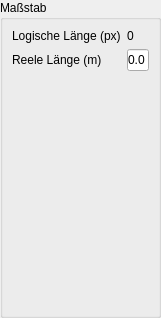
<ui version="4.0" >
 <author></author>
 <comment></comment>
 <exportmacro></exportmacro>
 <class>WidgetToolScale</class>
 <widget class="QWidget" name="WidgetToolScale" >
  <property name="geometry" >
   <rect>
    <x>0</x>
    <y>0</y>
    <width>140</width>
    <height>318</height>
   </rect>
  </property>
  <property name="sizePolicy" >
   <sizepolicy>
    <hsizetype>0</hsizetype>
    <vsizetype>0</vsizetype>
    <horstretch>0</horstretch>
    <verstretch>0</verstretch>
   </sizepolicy>
  </property>
  <property name="windowTitle" >
   <string>Form</string>
  </property>
  <layout class="QGridLayout" >
   <property name="margin" >
    <number>0</number>
   </property>
   <property name="spacing" >
    <number>5</number>
   </property>
   <item row="0" column="0" >
    <widget class="QGroupBox" name="groupBox" >
     <property name="title" >
      <string>Maßstab</string>
     </property>
     <property name="flat" >
      <bool>true</bool>
     </property>
     <layout class="QGridLayout" >
      <property name="margin" >
       <number>9</number>
      </property>
      <property name="spacing" >
       <number>6</number>
      </property>
      <item row="1" column="1" >
       <widget class="QLineEdit" name="real" >
        <property name="inputMask" >
         <string/>
        </property>
        <property name="text" >
         <string>0.0</string>
        </property>
       </widget>
      </item>
      <item row="0" column="1" >
       <widget class="QLabel" name="logical" >
        <property name="text" >
         <string>0</string>
        </property>
       </widget>
      </item>
      <item row="2" column="0" >
       <spacer>
        <property name="orientation" >
         <enum>Qt::Vertical</enum>
        </property>
        <property name="sizeHint" >
         <size>
          <width>20</width>
          <height>61</height>
         </size>
        </property>
       </spacer>
      </item>
      <item row="1" column="0" >
       <widget class="QLabel" name="label_3" >
        <property name="text" >
         <string>Reele Länge (m)</string>
        </property>
       </widget>
      </item>
      <item row="0" column="0" >
       <widget class="QLabel" name="label" >
        <property name="sizePolicy" >
         <sizepolicy>
          <hsizetype>0</hsizetype>
          <vsizetype>0</vsizetype>
          <horstretch>0</horstretch>
          <verstretch>0</verstretch>
         </sizepolicy>
        </property>
        <property name="text" >
         <string>Logische Länge (px)</string>
        </property>
       </widget>
      </item>
     </layout>
    </widget>
   </item>
  </layout>
 </widget>
 <pixmapfunction></pixmapfunction>
 <resources/>
 <connections/>
</ui>
